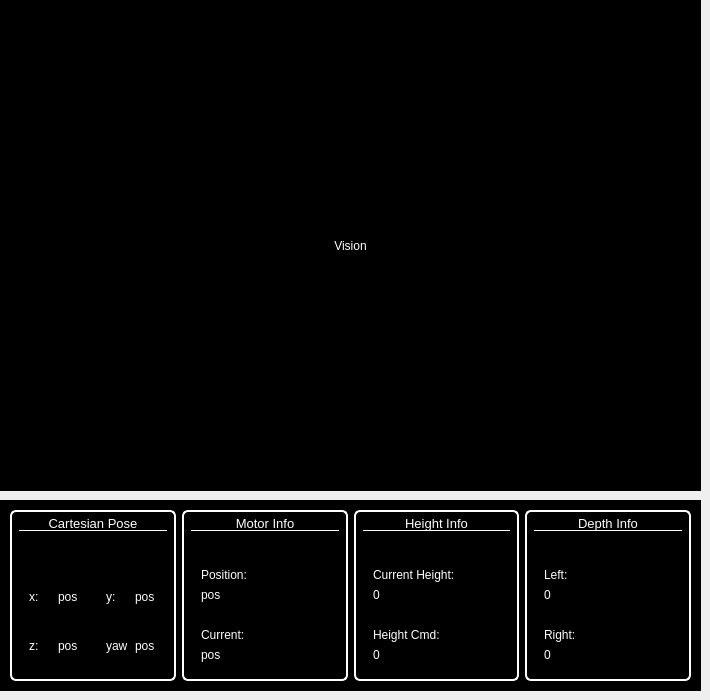
         <widget class="QWidget" name="VisionAndInfoPage">
          <widget class="QWidget" name="CameraWidgetInComponentControl" native="true">
           <property name="geometry">
            <rect>
             <x>0</x>
             <y>0</y>
             <width>701</width>
             <height>491</height>
            </rect>
           </property>
           <property name="styleSheet">
            <string notr="true">background-color: #000000;</string>
           </property>
           <layout class="QHBoxLayout" name="horizontalLayout_15">
            <item>
             <widget class="QLabel" name="VisionTextInComponentControl">
              <property name="styleSheet">
               <string notr="true">color:white;</string>
              </property>
              <property name="text">
               <string>Vision</string>
              </property>
              <property name="alignment">
               <set>Qt::AlignmentFlag::AlignCenter</set>
              </property>
             </widget>
            </item>
           </layout>
          </widget>
          <widget class="QFrame" name="Info_2">
           <property name="geometry">
            <rect>
             <x>0</x>
             <y>500</y>
             <width>701</width>
             <height>191</height>
            </rect>
           </property>
           <property name="styleSheet">
            <string notr="true"> background-color: #000000; color: white;</string>
           </property>
           <property name="frameShape">
            <enum>QFrame::Shape::StyledPanel</enum>
           </property>
           <property name="frameShadow">
            <enum>QFrame::Shadow::Raised</enum>
           </property>
           <layout class="QHBoxLayout" name="horizontalLayout_19" stretch="0,0,0,0">
            <property name="topMargin">
             <number>9</number>
            </property>
            <property name="bottomMargin">
             <number>9</number>
            </property>
            <item>
             <widget class="QWidget" name="CartesianPoseWidget_2" native="true">
              <property name="sizePolicy">
               <sizepolicy hsizetype="Preferred" vsizetype="Preferred">
                <horstretch>0</horstretch>
                <verstretch>0</verstretch>
               </sizepolicy>
              </property>
              <property name="minimumSize">
               <size>
                <width>0</width>
                <height>0</height>
               </size>
              </property>
              <property name="styleSheet">
               <string notr="true">QWidget#CartesianPoseWidget_2 {
	border: 2px solid #FFFFFF;  /* white solid border */
	border-radius: 6px;
}</string>
              </property>
              <layout class="QGridLayout" name="gridLayout_4">
               <property name="topMargin">
                <number>6</number>
               </property>
               <item row="0" column="0" colspan="2" alignment="Qt::AlignmentFlag::AlignTop">
                <widget class="QLabel" name="CartesianPoseText_2">
                 <property name="font">
                  <font>
                   <pointsize>10</pointsize>
                  </font>
                 </property>
                 <property name="styleSheet">
                  <string notr="true">QLabel#CartesianPoseText_2 {
    border-bottom: 1px solid white;
}</string>
                 </property>
                 <property name="text">
                  <string>Cartesian Pose</string>
                 </property>
                 <property name="alignment">
                  <set>Qt::AlignmentFlag::AlignCenter</set>
                 </property>
                </widget>
               </item>
               <item row="2" column="0">
                <widget class="QFrame" name="zPosFrame_2">
                 <property name="frameShape">
                  <enum>QFrame::Shape::StyledPanel</enum>
                 </property>
                 <property name="frameShadow">
                  <enum>QFrame::Shadow::Raised</enum>
                 </property>
                 <layout class="QHBoxLayout" name="horizontalLayout_27">
                  <property name="bottomMargin">
                   <number>14</number>
                  </property>
                  <item>
                   <widget class="QLabel" name="z_2">
                    <property name="font">
                     <font>
                      <pointsize>9</pointsize>
                     </font>
                    </property>
                    <property name="text">
                     <string>z:</string>
                    </property>
                   </widget>
                  </item>
                  <item>
                   <widget class="QLabel" name="zPose">
                    <property name="text">
                     <string>pos</string>
                    </property>
                   </widget>
                  </item>
                 </layout>
                </widget>
               </item>
               <item row="1" column="1">
                <widget class="QFrame" name="yPosFrame_2">
                 <property name="frameShape">
                  <enum>QFrame::Shape::StyledPanel</enum>
                 </property>
                 <property name="frameShadow">
                  <enum>QFrame::Shadow::Raised</enum>
                 </property>
                 <layout class="QHBoxLayout" name="horizontalLayout_22">
                  <property name="bottomMargin">
                   <number>3</number>
                  </property>
                  <item>
                   <widget class="QLabel" name="y_2">
                    <property name="font">
                     <font>
                      <pointsize>9</pointsize>
                     </font>
                    </property>
                    <property name="text">
                     <string>y:</string>
                    </property>
                   </widget>
                  </item>
                  <item>
                   <widget class="QLabel" name="yPos">
                    <property name="text">
                     <string>pos</string>
                    </property>
                   </widget>
                  </item>
                 </layout>
                </widget>
               </item>
               <item row="2" column="1">
                <widget class="QFrame" name="yawPosFrame_2">
                 <property name="frameShape">
                  <enum>QFrame::Shape::StyledPanel</enum>
                 </property>
                 <property name="frameShadow">
                  <enum>QFrame::Shadow::Raised</enum>
                 </property>
                 <layout class="QHBoxLayout" name="horizontalLayout_28">
                  <property name="bottomMargin">
                   <number>14</number>
                  </property>
                  <item>
                   <widget class="QLabel" name="yaw_2">
                    <property name="font">
                     <font>
                      <pointsize>9</pointsize>
                     </font>
                    </property>
                    <property name="text">
                     <string>yaw</string>
                    </property>
                   </widget>
                  </item>
                  <item>
                   <widget class="QLabel" name="yawPos">
                    <property name="text">
                     <string>pos</string>
                    </property>
                   </widget>
                  </item>
                 </layout>
                </widget>
               </item>
               <item row="1" column="0">
                <widget class="QFrame" name="xPosFrame_2">
                 <property name="font">
                  <font>
                   <pointsize>9</pointsize>
                  </font>
                 </property>
                 <property name="frameShape">
                  <enum>QFrame::Shape::StyledPanel</enum>
                 </property>
                 <property name="frameShadow">
                  <enum>QFrame::Shadow::Raised</enum>
                 </property>
                 <layout class="QHBoxLayout" name="horizontalLayout_29">
                  <property name="leftMargin">
                   <number>9</number>
                  </property>
                  <property name="bottomMargin">
                   <number>3</number>
                  </property>
                  <item>
                   <widget class="QLabel" name="x_2">
                    <property name="font">
                     <font>
                      <pointsize>9</pointsize>
                     </font>
                    </property>
                    <property name="text">
                     <string>x:</string>
                    </property>
                   </widget>
                  </item>
                  <item>
                   <widget class="QLabel" name="xPos">
                    <property name="text">
                     <string>pos</string>
                    </property>
                   </widget>
                  </item>
                 </layout>
                </widget>
               </item>
              </layout>
             </widget>
            </item>
            <item>
             <widget class="QWidget" name="MotorInfoWidget_2" native="true">
              <property name="styleSheet">
               <string notr="true">QWidget#MotorInfoWidget_2 {
	border: 2px solid #FFFFFF;  /* white solid border */
	border-radius: 6px;
}</string>
              </property>
              <layout class="QGridLayout" name="gridLayout_5">
               <property name="topMargin">
                <number>6</number>
               </property>
               <property name="rightMargin">
                <number>9</number>
               </property>
               <property name="bottomMargin">
                <number>9</number>
               </property>
               <property name="spacing">
                <number>6</number>
               </property>
               <item row="1" column="0">
                <widget class="QFrame" name="PositionFrame_2">
                 <property name="frameShape">
                  <enum>QFrame::Shape::StyledPanel</enum>
                 </property>
                 <property name="frameShadow">
                  <enum>QFrame::Shadow::Raised</enum>
                 </property>
                 <layout class="QVBoxLayout" name="verticalLayout_15">
                  <item>
                   <widget class="QLabel" name="Position_2">
                    <property name="text">
                     <string>Position:</string>
                    </property>
                   </widget>
                  </item>
                  <item>
                   <widget class="QLabel" name="MotorPos">
                    <property name="text">
                     <string>pos</string>
                    </property>
                   </widget>
                  </item>
                 </layout>
                </widget>
               </item>
               <item row="0" column="0" alignment="Qt::AlignmentFlag::AlignTop">
                <widget class="QLabel" name="MotorInfoText_2">
                 <property name="font">
                  <font>
                   <pointsize>10</pointsize>
                  </font>
                 </property>
                 <property name="styleSheet">
                  <string notr="true">QLabel#MotorInfoText_2 {
    border-bottom: 1px solid white;
}</string>
                 </property>
                 <property name="text">
                  <string>Motor Info</string>
                 </property>
                 <property name="alignment">
                  <set>Qt::AlignmentFlag::AlignCenter</set>
                 </property>
                </widget>
               </item>
               <item row="4" column="0">
                <widget class="QFrame" name="CurrentFrame_2">
                 <property name="frameShape">
                  <enum>QFrame::Shape::StyledPanel</enum>
                 </property>
                 <property name="frameShadow">
                  <enum>QFrame::Shadow::Raised</enum>
                 </property>
                 <layout class="QVBoxLayout" name="verticalLayout_17">
                  <item>
                   <widget class="QLabel" name="Current_2">
                    <property name="text">
                     <string>Current: </string>
                    </property>
                   </widget>
                  </item>
                  <item>
                   <widget class="QLabel" name="CurrentPos">
                    <property name="text">
                     <string>pos</string>
                    </property>
                   </widget>
                  </item>
                 </layout>
                </widget>
               </item>
              </layout>
             </widget>
            </item>
            <item>
             <widget class="QWidget" name="LaserInfoWidget" native="true">
              <property name="styleSheet">
               <string notr="true">QWidget#LaserInfoWidget {
	border: 2px solid #FFFFFF;  /* white solid border */
	border-radius: 6px;
}</string>
              </property>
              <layout class="QGridLayout" name="gridLayout_6">
               <property name="topMargin">
                <number>6</number>
               </property>
               <item row="0" column="0" alignment="Qt::AlignmentFlag::AlignTop">
                <widget class="QLabel" name="LaserInfoText_2">
                 <property name="font">
                  <font>
                   <pointsize>10</pointsize>
                  </font>
                 </property>
                 <property name="styleSheet">
                  <string notr="true">QLabel#LaserInfoText_2 {
    border-bottom: 1px solid white;
}</string>
                 </property>
                 <property name="text">
                  <string>Height Info</string>
                 </property>
                 <property name="alignment">
                  <set>Qt::AlignmentFlag::AlignCenter</set>
                 </property>
                </widget>
               </item>
               <item row="4" column="0">
                <widget class="QFrame" name="frame_8">
                 <property name="frameShape">
                  <enum>QFrame::Shape::StyledPanel</enum>
                 </property>
                 <property name="frameShadow">
                  <enum>QFrame::Shadow::Raised</enum>
                 </property>
                 <layout class="QVBoxLayout" name="verticalLayout_25">
                  <property name="leftMargin">
                   <number>9</number>
                  </property>
                  <property name="bottomMargin">
                   <number>9</number>
                  </property>
                  <item>
                   <widget class="QLabel" name="h1_2">
                    <property name="text">
                     <string>Height Cmd: </string>
                    </property>
                   </widget>
                  </item>
                  <item>
                   <widget class="QLabel" name="HeightCommand">
                    <property name="text">
                     <string>0</string>
                    </property>
                   </widget>
                  </item>
                 </layout>
                </widget>
               </item>
               <item row="1" column="0">
                <widget class="QFrame" name="frame_7">
                 <property name="frameShape">
                  <enum>QFrame::Shape::StyledPanel</enum>
                 </property>
                 <property name="frameShadow">
                  <enum>QFrame::Shadow::Raised</enum>
                 </property>
                 <layout class="QVBoxLayout" name="verticalLayout_23">
                  <property name="leftMargin">
                   <number>9</number>
                  </property>
                  <property name="bottomMargin">
                   <number>9</number>
                  </property>
                  <item>
                   <widget class="QLabel" name="d2_2">
                    <property name="text">
                     <string>Current Height: </string>
                    </property>
                   </widget>
                  </item>
                  <item>
                   <widget class="QLabel" name="currentHeight">
                    <property name="text">
                     <string>0</string>
                    </property>
                   </widget>
                  </item>
                 </layout>
                </widget>
               </item>
              </layout>
             </widget>
            </item>
            <item>
             <widget class="QWidget" name="DepthInfoWidget" native="true">
              <property name="styleSheet">
               <string notr="true">QWidget#DepthInfoWidget {
	border: 2px solid #FFFFFF;  /* white solid border */
	border-radius: 6px;
}</string>
              </property>
              <layout class="QGridLayout" name="gridLayout_13">
               <property name="topMargin">
                <number>6</number>
               </property>
               <item row="4" column="0">
                <widget class="QFrame" name="frame_13">
                 <property name="frameShape">
                  <enum>QFrame::Shape::StyledPanel</enum>
                 </property>
                 <property name="frameShadow">
                  <enum>QFrame::Shadow::Raised</enum>
                 </property>
                 <layout class="QVBoxLayout" name="verticalLayout_32">
                  <property name="leftMargin">
                   <number>9</number>
                  </property>
                  <property name="bottomMargin">
                   <number>9</number>
                  </property>
                  <item>
                   <widget class="QLabel" name="h1_5">
                    <property name="text">
                     <string>Right:</string>
                    </property>
                   </widget>
                  </item>
                  <item>
                   <widget class="QLabel" name="RightDepthText">
                    <property name="text">
                     <string>0</string>
                    </property>
                   </widget>
                  </item>
                 </layout>
                </widget>
               </item>
               <item row="0" column="0" alignment="Qt::AlignmentFlag::AlignTop">
                <widget class="QLabel" name="DepthInfoText">
                 <property name="font">
                  <font>
                   <pointsize>10</pointsize>
                  </font>
                 </property>
                 <property name="styleSheet">
                  <string notr="true">QLabel#DepthInfoText {
    border-bottom: 1px solid white;
}</string>
                 </property>
                 <property name="text">
                  <string>Depth Info</string>
                 </property>
                 <property name="alignment">
                  <set>Qt::AlignmentFlag::AlignCenter</set>
                 </property>
                </widget>
               </item>
               <item row="1" column="0">
                <widget class="QFrame" name="frame_14">
                 <property name="frameShape">
                  <enum>QFrame::Shape::StyledPanel</enum>
                 </property>
                 <property name="frameShadow">
                  <enum>QFrame::Shadow::Raised</enum>
                 </property>
                 <layout class="QVBoxLayout" name="verticalLayout_33">
                  <property name="leftMargin">
                   <number>9</number>
                  </property>
                  <property name="bottomMargin">
                   <number>9</number>
                  </property>
                  <item>
                   <widget class="QLabel" name="d2_5">
                    <property name="text">
                     <string>Left:</string>
                    </property>
                   </widget>
                  </item>
                  <item>
                   <widget class="QLabel" name="LeftDepthText">
                    <property name="text">
                     <string>0</string>
                    </property>
                   </widget>
                  </item>
                 </layout>
                </widget>
               </item>
              </layout>
             </widget>
            </item>
           </layout>
           <zorder>MotorInfoWidget_2</zorder>
           <zorder>LaserInfoWidget</zorder>
           <zorder>CartesianPoseWidget_2</zorder>
           <zorder>DepthInfoWidget</zorder>
          </widget>
         </widget>
